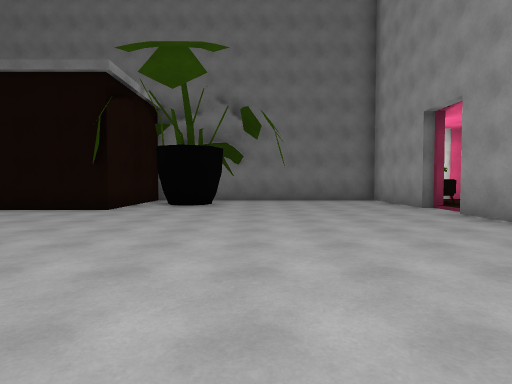
[1] (above)

16 first-person views from a walk through a scene from a Unity 3-D project. The camera is 1.4 m above the floor, tilts 2° down and sees 80° across. The floor is counted in squares, 2 m on a side. Each view is taken from the middle of a square. On the plan, view 1 faces up. The plan holds only what a view shows up to about 10 squares ahead; the rest is blank. The place goes on beyond the plan. The player character is not drawn. Door leaves are left out, so doorways stand open. Some surface patterns are stand-ins.

[2]
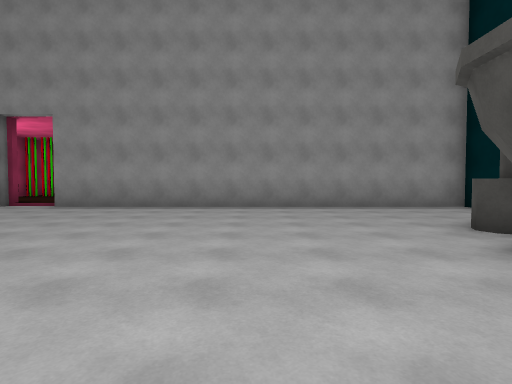

[3]
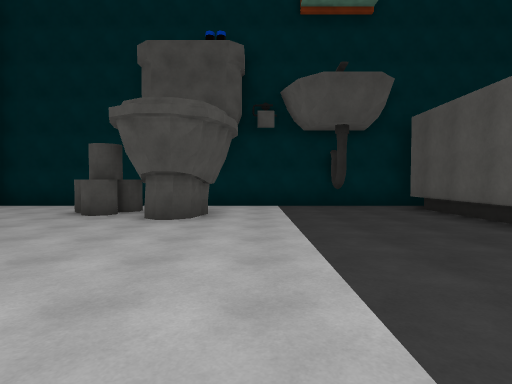

[4]
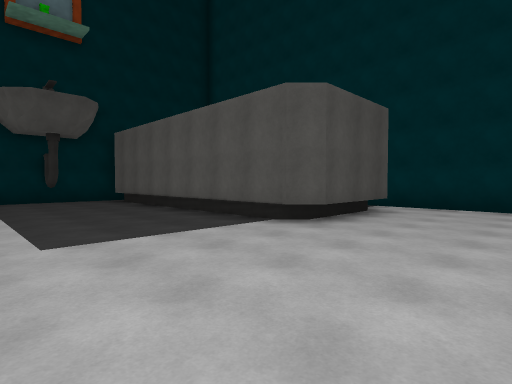

[5]
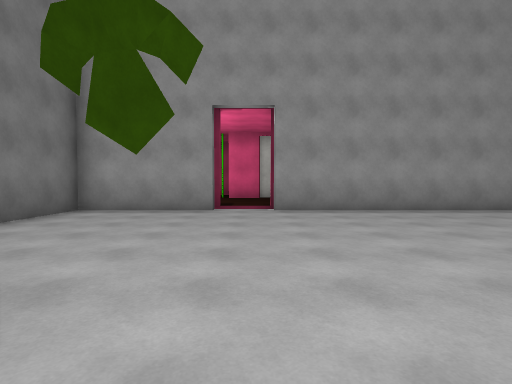

[6]
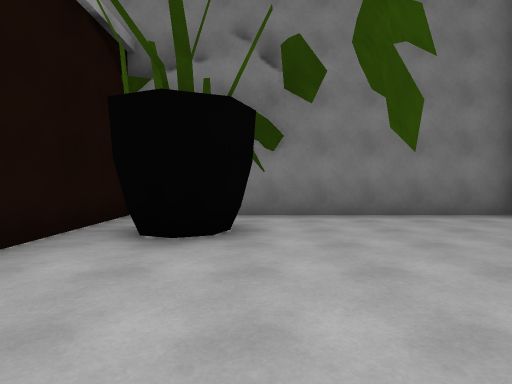

[7]
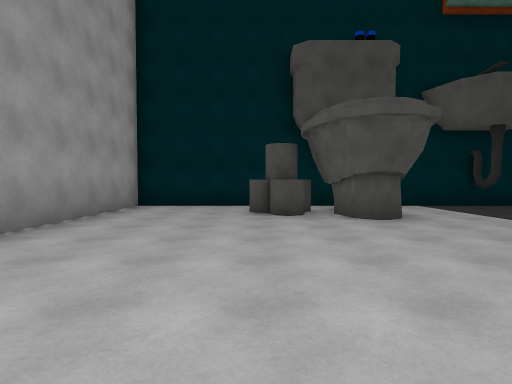

[8]
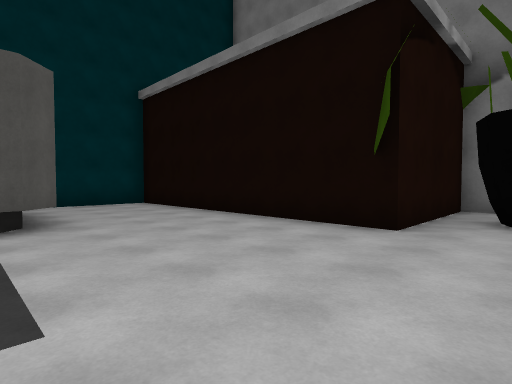

[9]
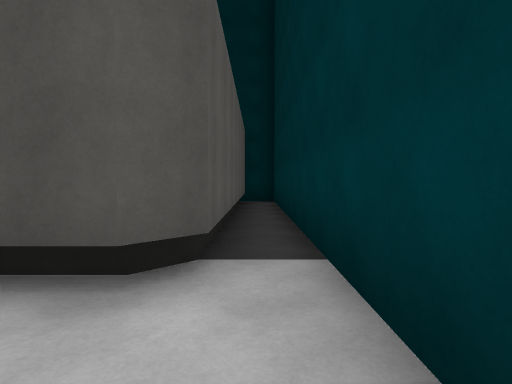

[10]
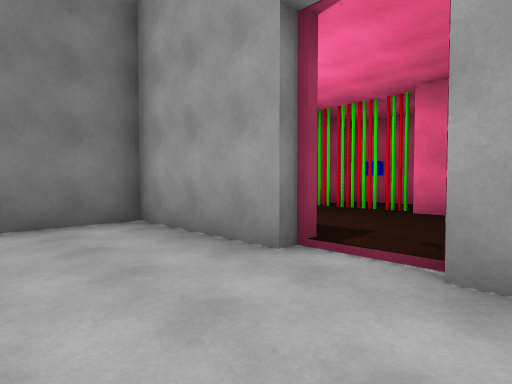

[11]
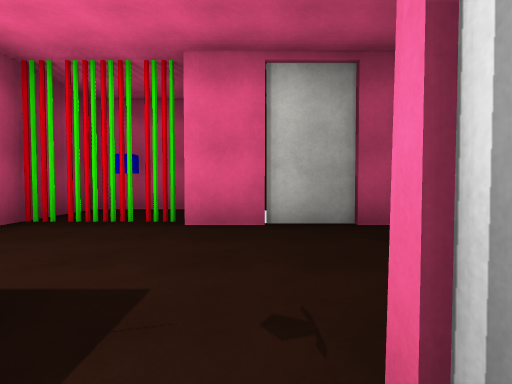

[12]
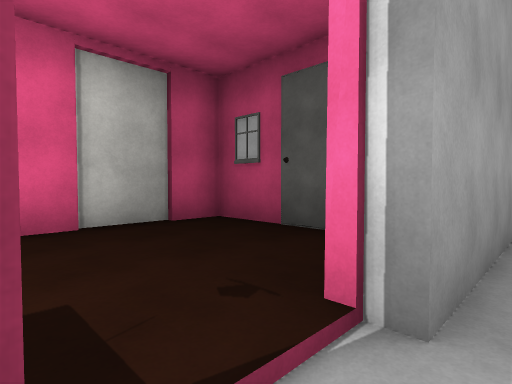

[13]
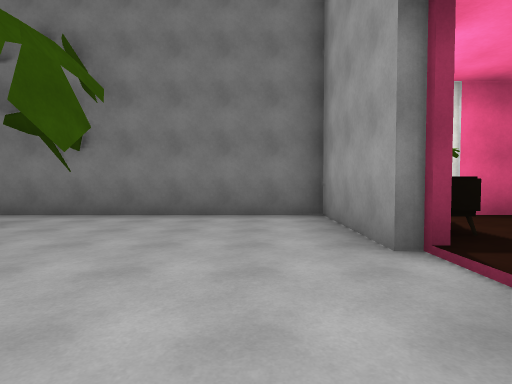

[14]
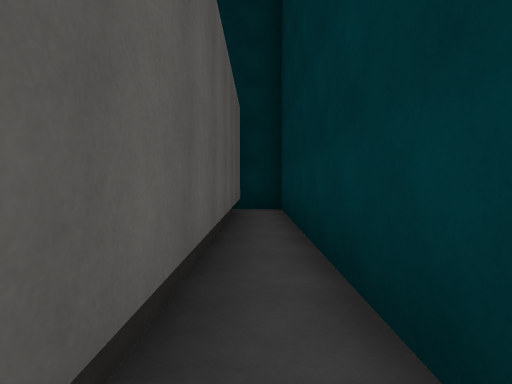

[15]
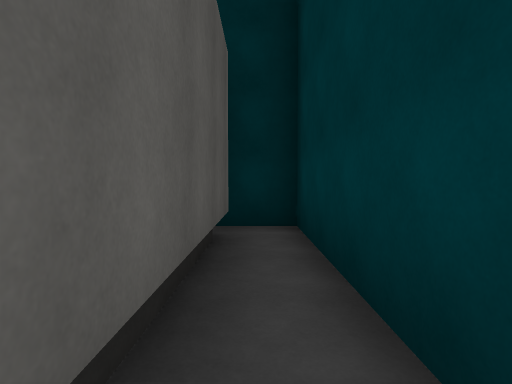

[16]
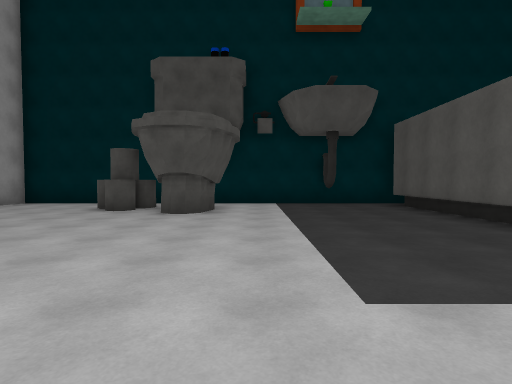

### Floor plan
Points are (right, up) in squares from view 1. A wall is a line through its corners. A room is listed if a view was taken in it or the views show most of it. See-through windows are left out.
Room 1 (views 1, 2, 3, 4, 5, 6, 7, 8, 9, 10, 11, 12, 13, 14, 15, 16)
walls: (-0.9, -1.7) (-0.6, -2.4); (-2.1, -2.4) (-1.8, -1.6); (-0.7, -2.3) (-0.7, -2.8); (-2, -2.8) (-1.8, -1.8) (-1.3, -1.5) (-0.9, -1.8) (-0.7, -2.6); (-2, -2.9) (-1.9, -2.1); (0.3, -2.6) (0.8, -2.8); (-5.2, -4) (-5.1, -4.5); (4.4, 8) (4.4, 11.3) (-3.6, 11.3) (-3.6, 7.4); (-7.5, -4.8) (4.4, -4.8) (4.4, 6.6); (-11.6, 7.5) (-11.6, -4.8) (-10.4, -4.8); (-10.6, -4.1) (-10.6, 3.7) (-10.2, 4.2) (-7.5, 4.2) (-7.1, 3.7) (-7.1, -4)
low walls: (-8.4, 3.7) (-7.6, 3.7) (-7.1, 3.2); (-10.5, 3.3) (-10, 3.7) (-8.5, 3.7)
ways out: opening at (4, 7) to room 2; gap at (-3, 9); gap at (-1, -4)
Room 2 (no view inside)
walls: (8.3, 6.8) (8.3, 8); (8.6, 8.1) (8.6, 8.8); (4.9, 8) (4.4, 8); (8.6, 8.9) (8.6, 10.6); (6, 4.7) (8.3, 4.7) (8.3, 5.6); (4.4, 6.6) (4.9, 6.6); (9, 10.6) (6.6, 10.6)
ways out: opening at (4, 7) to room 1; gap at (9, 9.5) to room 3
objects: other object (5, 9); portal (8, 6)
Room 3 (no view inside)
walls: (10.7, 8.5) (10.7, 10.6) (9, 10.6)
ways out: gap at (9, 9.5) to room 2

Where each view was taken, in squares from view 1:
view 1: 0 up, 0 right, facing up
view 2: 1 up, 4 left, facing right
view 3: 4 up, 3 left, facing down
view 4: 7 up, 3 left, facing down-left
view 5: 7 up, 3 left, facing right
view 6: 5 up, 1 left, facing up
view 7: 4 up, 1 right, facing down
view 8: 3 up, 2 left, facing up-left
view 9: 6 up, 11 left, facing down
view 10: 6 up, 2 right, facing up-right
view 11: 7 up, 4 right, facing right
view 12: 8 up, 4 right, facing down-right
view 13: 5 up, 3 right, facing up
view 14: 3 up, 11 left, facing down
view 15: 0 up, 11 left, facing down
view 16: 5 up, 3 left, facing down
